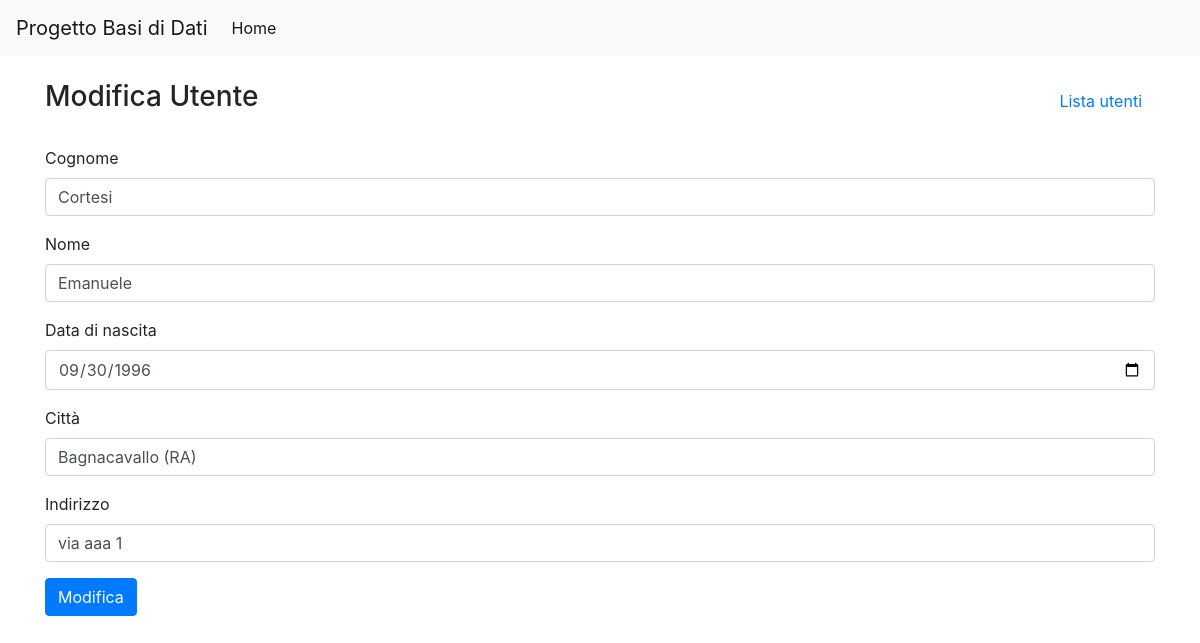
Screenshot of /sito/utente/modifica.php?id=1 with the database file from the repository.
### tables this page shows
CREATE TABLE utenti (
  id           INT          NOT NULL AUTO_INCREMENT,
  cognome      VARCHAR(100) NOT NULL,
  nome         VARCHAR(100) NOT NULL,
  data_nascita DATE         NOT NULL,
  citta        VARCHAR(50)  NOT NULL,
  indirizzo    VARCHAR(100) NOT NULL,
  PRIMARY KEY (id)
);

### sito/ConnessioneSQL.php (called while the page is built, shortened)
<?php
class ConnessioneSQL
{
    private $servername = "localhost";
    private $username = "root";
    private $password = "";
    private $dbname = "progetto_database";
    private $conn;
    public function __construct()
    {
        $this->conn = new mysqli($this->servername, $this->username, $this->password, $this->dbname);
    }
    public function query($sql)
    {
        return $this->conn->query($sql);
    }
    public function select($table, $fields = '*', $other = '')
    {
        $fields = is_array($fields) ? implode(', ', $fields) : $fields;
        $results = $this->query("SELECT {$fields} FROM {$table} {$other}");
        return $results->fetch_all(MYSQLI_ASSOC);
    }
}

### sito/utente/modifica.php (the view, shortened to what this page needs)
<?php
require "../ConnessioneSQL.php";
$connessione = new ConnessioneSQL();
$record = $connessione->select('utenti', '*', 'WHERE id=' . $_GET['id']);
$record = $record[0];
?>
<?php require '../partials/head.php' ?>
<div class="d-flex justify-content-between align-items-center mb-4">
    <h3>Modifica Utente</h3>
    <a href="index.php" class="btn btn-link">Lista utenti</a>
</div>
<form action="#" method="post">
    <div class="form-group">
        <label>Cognome</label>
        <input class="form-control" type="text" name="cognome" required
               value="<?php echo $record["cognome"] ?>">
    </div>
    <div class="form-group">
        <label>Nome</label>
        <input class="form-control" type="text" name="nome" required
               value="<?php echo $record["nome"] ?>">
    </div>
    <div class="form-group">
        <label>Data di nascita</label>
        <input class="form-control" type="date" name="data_nascita" required
               value="<?php echo $record["data_nascita"] ?>">
    </div>
    <div class="form-group">
        <label>Città</label>
        <input class="form-control" type="text" name="citta"
               value="<?php echo $record["citta"] ?>">
    </div>
    <div class="form-group">
        <label>Indirizzo</label>
        <input class="form-control" type="text" name="indirizzo"
               value="<?php echo $record["indirizzo"] ?>">
    </div>
    <button class="btn btn-primary">Modifica</button>
</form>
<?php require '../partials/footer.php' ?>

### rows the page displays
utenti: cognome "Cortesi", nome "Emanuele", data_nascita "09/30/1996", citta "Bagnacavallo (RA)", indirizzo "via aaa 1"
